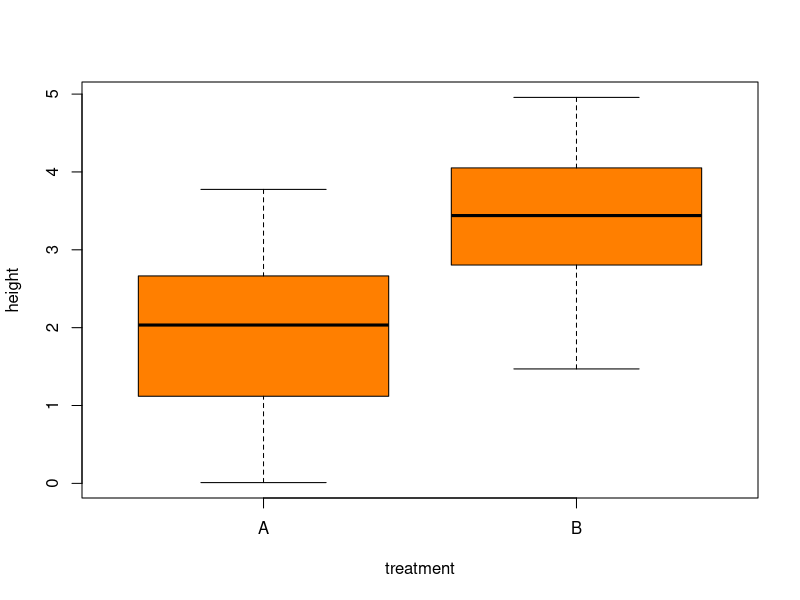
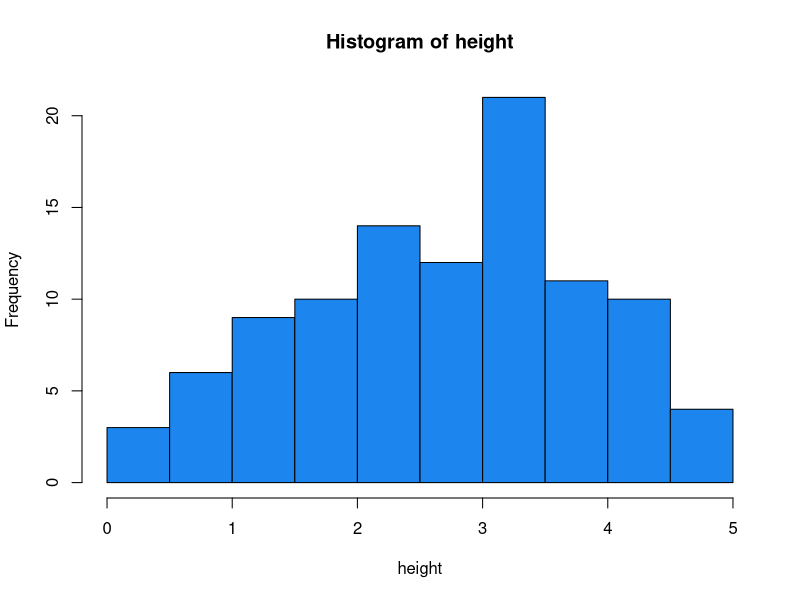
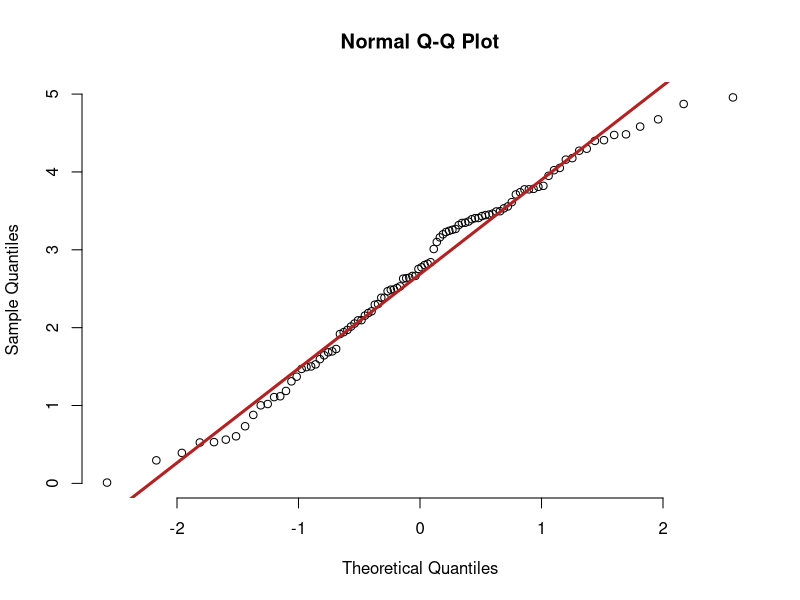
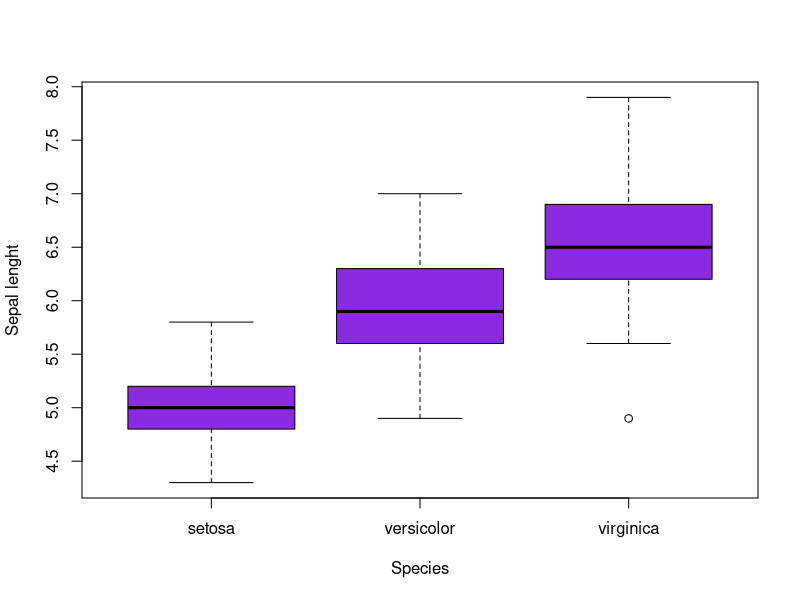
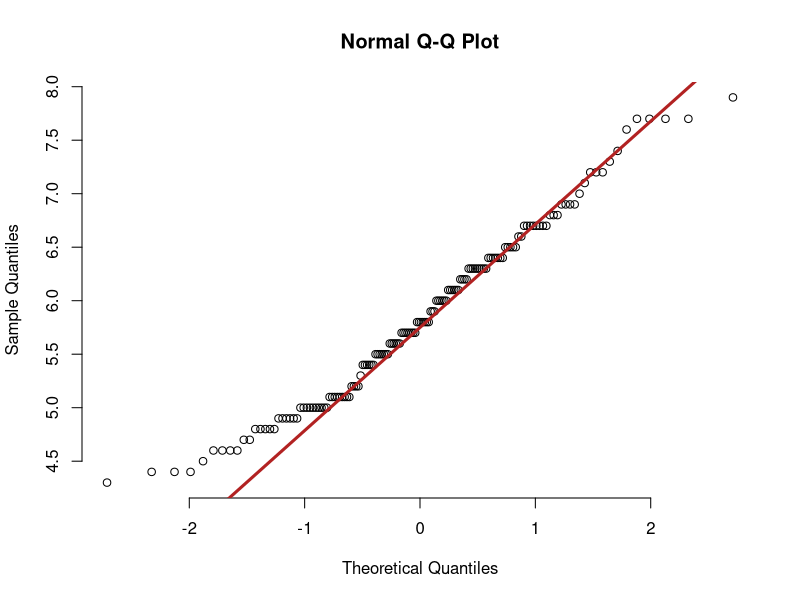

Write R code to recreate these figures, in order.
## ---- chunk 1
knitr::opts_chunk$set(
	echo = TRUE,
	message = FALSE,
	warning = FALSE
)
## ---- chunk 2
data<-read.csv("data/03_waterpl.csv", header = TRUE, sep = ";")
attach(data)
## ---- chunk 3
t.test(height~treatment)
## ---- chunk 4
boxplot(height~treatment, col = "darkorange1")
## ---- chunk 5
shapiro.test(height)
hist(height, col = "dodgerblue2")
## ---- chunk 6
qqnorm(data$height, pch = 1, frame = FALSE)
qqline(data$height, col = "firebrick", lwd = 3)
## ---- chunk 7
bartlett.test(height~treatment)
## ---- chunk 8
wilcox.test(height~treatment)
## ---- chunk 9
data(iris)
attach(iris)
## ---- chunk 10
boxplot(Sepal.Length~Species, col = "blueviolet", ylab= "Sepal lenght")
## ---- chunk 11
comp1<-aov(Sepal.Length~Species)
summary(comp1)
## ---- chunk 12
shapiro.test(Sepal.Length)
## ---- chunk 13
qqnorm(iris$Sepal.Length, pch = 1, frame = FALSE)
qqline(iris$Sepal.Length, col = "firebrick", lwd = 3)
## ---- chunk 14
bartlett.test(Sepal.Length~Species)
## ---- chunk 15
kruskal.test(Sepal.Length~Species)
## ---- chunk 16
sessionInfo()
